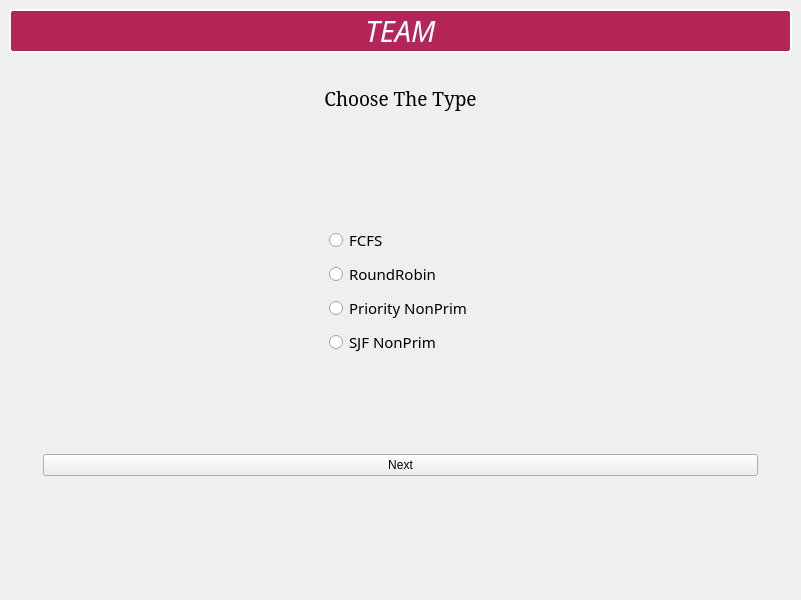
<?xml version="1.0" encoding="UTF-8"?>
<ui version="4.0">
 <class>MainWindow</class>
 <widget class="QMainWindow" name="MainWindow">
  <property name="geometry">
   <rect>
    <x>0</x>
    <y>0</y>
    <width>801</width>
    <height>600</height>
   </rect>
  </property>
  <property name="windowTitle">
   <string>MainWindow</string>
  </property>
  <property name="styleSheet">
   <string notr="true"/>
  </property>
  <widget class="QWidget" name="centralwidget">
   <layout class="QVBoxLayout" name="verticalLayout_2">
    <item>
     <widget class="QLabel" name="label">
      <property name="font">
       <font>
        <family>Bell MT</family>
        <pointsize>22</pointsize>
        <weight>50</weight>
        <italic>true</italic>
        <bold>false</bold>
       </font>
      </property>
      <property name="styleSheet">
       <string notr="true">background-color:  rgb(180, 38, 88);
color : rgb(255, 255, 255);
border: 2px solid white;
 border-radius: 4px;</string>
      </property>
      <property name="frameShape">
       <enum>QFrame::NoFrame</enum>
      </property>
      <property name="text">
       <string>TEAM</string>
      </property>
      <property name="textFormat">
       <enum>Qt::AutoText</enum>
      </property>
      <property name="alignment">
       <set>Qt::AlignCenter</set>
      </property>
      <property name="wordWrap">
       <bool>false</bool>
      </property>
      <property name="margin">
       <number>22</number>
      </property>
     </widget>
    </item>
    <item>
     <widget class="QStackedWidget" name="tabs">
      <property name="styleSheet">
       <string notr="true">backgound-color : rgb(222, 0, 0);</string>
      </property>
      <property name="currentIndex">
       <number>0</number>
      </property>
      <widget class="QWidget" name="ChooseType">
       <property name="styleSheet">
        <string notr="true"/>
       </property>
       <layout class="QVBoxLayout" name="verticalLayout_4">
        <property name="spacing">
         <number>0</number>
        </property>
        <item>
         <layout class="QVBoxLayout" name="verticalLayout">
          <property name="spacing">
           <number>0</number>
          </property>
          <property name="leftMargin">
           <number>25</number>
          </property>
          <property name="rightMargin">
           <number>25</number>
          </property>
          <item>
           <widget class="QWidget" name="widget" native="true">
            <property name="sizePolicy">
             <sizepolicy hsizetype="Minimum" vsizetype="Minimum">
              <horstretch>0</horstretch>
              <verstretch>0</verstretch>
             </sizepolicy>
            </property>
            <property name="maximumSize">
             <size>
              <width>762</width>
              <height>60</height>
             </size>
            </property>
            <property name="layoutDirection">
             <enum>Qt::RightToLeft</enum>
            </property>
            <layout class="QHBoxLayout" name="horizontalLayout_10">
             <property name="sizeConstraint">
              <enum>QLayout::SetNoConstraint</enum>
             </property>
             <property name="topMargin">
              <number>9</number>
             </property>
             <item>
              <widget class="QLabel" name="label_2">
               <property name="maximumSize">
                <size>
                 <width>16777215</width>
                 <height>200</height>
                </size>
               </property>
               <property name="font">
                <font>
                 <family>Constantia</family>
                 <pointsize>14</pointsize>
                </font>
               </property>
               <property name="text">
                <string>Choose The Type</string>
               </property>
               <property name="alignment">
                <set>Qt::AlignCenter</set>
               </property>
              </widget>
             </item>
            </layout>
           </widget>
          </item>
          <item alignment="Qt::AlignHCenter|Qt::AlignVCenter">
           <widget class="QWidget" name="widget_2" native="true">
            <property name="sizePolicy">
             <sizepolicy hsizetype="Preferred" vsizetype="Preferred">
              <horstretch>0</horstretch>
              <verstretch>0</verstretch>
             </sizepolicy>
            </property>
            <property name="minimumSize">
             <size>
              <width>20</width>
              <height>0</height>
             </size>
            </property>
            <property name="maximumSize">
             <size>
              <width>200</width>
              <height>200</height>
             </size>
            </property>
            <property name="styleSheet">
             <string notr="true">qproperty-alignment: 'AlignVCenter | AlignHCenter';
 qproperty-wordWrap: true;</string>
            </property>
            <layout class="QVBoxLayout" name="verticalLayout_6">
             <item>
              <widget class="QRadioButton" name="FCFS">
               <property name="sizePolicy">
                <sizepolicy hsizetype="Maximum" vsizetype="Maximum">
                 <horstretch>0</horstretch>
                 <verstretch>0</verstretch>
                </sizepolicy>
               </property>
               <property name="minimumSize">
                <size>
                 <width>0</width>
                 <height>0</height>
                </size>
               </property>
               <property name="maximumSize">
                <size>
                 <width>16777215</width>
                 <height>30</height>
                </size>
               </property>
               <property name="font">
                <font>
                 <family>Bell MT</family>
                 <pointsize>11</pointsize>
                </font>
               </property>
               <property name="styleSheet">
                <string notr="true">qproperty-alignment: 'AlignVCenter | AlignLeft';</string>
               </property>
               <property name="text">
                <string>FCFS</string>
               </property>
               <property name="iconSize">
                <size>
                 <width>25</width>
                 <height>25</height>
                </size>
               </property>
              </widget>
             </item>
             <item>
              <widget class="QRadioButton" name="RoundRobin">
               <property name="font">
                <font>
                 <family>Bell MT</family>
                 <pointsize>11</pointsize>
                 <weight>50</weight>
                 <bold>false</bold>
                </font>
               </property>
               <property name="text">
                <string>RoundRobin</string>
               </property>
               <property name="iconSize">
                <size>
                 <width>25</width>
                 <height>25</height>
                </size>
               </property>
              </widget>
             </item>
             <item>
              <widget class="QRadioButton" name="PriorityNone">
               <property name="font">
                <font>
                 <family>Bell MT</family>
                 <pointsize>11</pointsize>
                </font>
               </property>
               <property name="text">
                <string>Priority NonPrim</string>
               </property>
              </widget>
             </item>
             <item>
              <widget class="QRadioButton" name="SJF_Non">
               <property name="font">
                <font>
                 <family>Bell MT</family>
                 <pointsize>11</pointsize>
                </font>
               </property>
               <property name="text">
                <string>SJF NonPrim</string>
               </property>
              </widget>
             </item>
            </layout>
           </widget>
          </item>
          <item>
           <widget class="QPushButton" name="ToIndex_1">
            <property name="minimumSize">
             <size>
              <width>0</width>
              <height>20</height>
             </size>
            </property>
            <property name="text">
             <string>Next</string>
            </property>
            <property name="iconSize">
             <size>
              <width>16</width>
              <height>20</height>
             </size>
            </property>
           </widget>
          </item>
         </layout>
        </item>
       </layout>
      </widget>
      <widget class="QWidget" name="Input">
       <property name="styleSheet">
        <string notr="true"/>
       </property>
       <layout class="QHBoxLayout" name="horizontalLayout_9">
        <item>
         <layout class="QFormLayout" name="formLayout_2">
          <property name="sizeConstraint">
           <enum>QLayout::SetMinAndMaxSize</enum>
          </property>
          <property name="rowWrapPolicy">
           <enum>QFormLayout::DontWrapRows</enum>
          </property>
          <property name="labelAlignment">
           <set>Qt::AlignCenter</set>
          </property>
          <property name="formAlignment">
           <set>Qt::AlignCenter</set>
          </property>
          <property name="horizontalSpacing">
           <number>0</number>
          </property>
          <property name="verticalSpacing">
           <number>0</number>
          </property>
          <item row="0" column="0" colspan="2">
           <layout class="QVBoxLayout" name="verticalLayout_5">
            <item>
             <layout class="QHBoxLayout" name="horizontalLayout_Pro_Name">
              <property name="rightMargin">
               <number>20</number>
              </property>
              <item>
               <widget class="QLabel" name="label_4">
                <property name="sizePolicy">
                 <sizepolicy hsizetype="Fixed" vsizetype="Fixed">
                  <horstretch>0</horstretch>
                  <verstretch>0</verstretch>
                 </sizepolicy>
                </property>
                <property name="minimumSize">
                 <size>
                  <width>150</width>
                  <height>0</height>
                 </size>
                </property>
                <property name="maximumSize">
                 <size>
                  <width>5000</width>
                  <height>16777215</height>
                 </size>
                </property>
                <property name="sizeIncrement">
                 <size>
                  <width>300</width>
                  <height>0</height>
                 </size>
                </property>
                <property name="font">
                 <font>
                  <family>Bell MT</family>
                  <pointsize>11</pointsize>
                  <weight>75</weight>
                  <bold>true</bold>
                 </font>
                </property>
                <property name="text">
                 <string>Process Name</string>
                </property>
                <property name="alignment">
                 <set>Qt::AlignCenter</set>
                </property>
                <property name="margin">
                 <number>15</number>
                </property>
               </widget>
              </item>
              <item>
               <widget class="QLineEdit" name="line_Proc_Name">
                <property name="sizePolicy">
                 <sizepolicy hsizetype="MinimumExpanding" vsizetype="Fixed">
                  <horstretch>0</horstretch>
                  <verstretch>0</verstretch>
                 </sizepolicy>
                </property>
                <property name="minimumSize">
                 <size>
                  <width>400</width>
                  <height>0</height>
                 </size>
                </property>
               </widget>
              </item>
             </layout>
            </item>
            <item>
             <layout class="QHBoxLayout" name="horizontalLayout_ArrTime">
              <property name="rightMargin">
               <number>20</number>
              </property>
              <item>
               <widget class="QLabel" name="label_9">
                <property name="sizePolicy">
                 <sizepolicy hsizetype="Fixed" vsizetype="Fixed">
                  <horstretch>0</horstretch>
                  <verstretch>0</verstretch>
                 </sizepolicy>
                </property>
                <property name="minimumSize">
                 <size>
                  <width>150</width>
                  <height>0</height>
                 </size>
                </property>
                <property name="maximumSize">
                 <size>
                  <width>5000</width>
                  <height>16777215</height>
                 </size>
                </property>
                <property name="sizeIncrement">
                 <size>
                  <width>300</width>
                  <height>0</height>
                 </size>
                </property>
                <property name="font">
                 <font>
                  <family>Bell MT</family>
                  <pointsize>11</pointsize>
                  <weight>75</weight>
                  <bold>true</bold>
                 </font>
                </property>
                <property name="text">
                 <string>Arrival Time</string>
                </property>
                <property name="alignment">
                 <set>Qt::AlignCenter</set>
                </property>
                <property name="margin">
                 <number>15</number>
                </property>
               </widget>
              </item>
              <item>
               <widget class="QLineEdit" name="lineArrTime">
                <property name="sizePolicy">
                 <sizepolicy hsizetype="MinimumExpanding" vsizetype="Fixed">
                  <horstretch>0</horstretch>
                  <verstretch>0</verstretch>
                 </sizepolicy>
                </property>
                <property name="minimumSize">
                 <size>
                  <width>400</width>
                  <height>0</height>
                 </size>
                </property>
               </widget>
              </item>
             </layout>
            </item>
            <item>
             <layout class="QHBoxLayout" name="horizontalLayout_TotTime">
              <property name="rightMargin">
               <number>20</number>
              </property>
              <item>
               <widget class="QLabel" name="label_10">
                <property name="sizePolicy">
                 <sizepolicy hsizetype="Fixed" vsizetype="Fixed">
                  <horstretch>0</horstretch>
                  <verstretch>0</verstretch>
                 </sizepolicy>
                </property>
                <property name="minimumSize">
                 <size>
                  <width>150</width>
                  <height>0</height>
                 </size>
                </property>
                <property name="maximumSize">
                 <size>
                  <width>5000</width>
                  <height>16777215</height>
                 </size>
                </property>
                <property name="sizeIncrement">
                 <size>
                  <width>300</width>
                  <height>0</height>
                 </size>
                </property>
                <property name="font">
                 <font>
                  <family>Bell MT</family>
                  <pointsize>11</pointsize>
                  <weight>75</weight>
                  <bold>true</bold>
                 </font>
                </property>
                <property name="text">
                 <string>Burst Time</string>
                </property>
                <property name="alignment">
                 <set>Qt::AlignCenter</set>
                </property>
                <property name="margin">
                 <number>15</number>
                </property>
               </widget>
              </item>
              <item>
               <widget class="QLineEdit" name="lineTotTime">
                <property name="sizePolicy">
                 <sizepolicy hsizetype="MinimumExpanding" vsizetype="Fixed">
                  <horstretch>0</horstretch>
                  <verstretch>0</verstretch>
                 </sizepolicy>
                </property>
                <property name="minimumSize">
                 <size>
                  <width>400</width>
                  <height>0</height>
                 </size>
                </property>
               </widget>
              </item>
             </layout>
            </item>
           </layout>
          </item>
          <item row="1" column="1">
           <widget class="QWidget" name="widget_3" native="true">
            <property name="maximumSize">
             <size>
              <width>16777215</width>
              <height>100</height>
             </size>
            </property>
            <layout class="QVBoxLayout" name="verticalLayout_7">
             <property name="leftMargin">
              <number>40</number>
             </property>
             <property name="topMargin">
              <number>0</number>
             </property>
             <property name="rightMargin">
              <number>40</number>
             </property>
             <property name="bottomMargin">
              <number>10</number>
             </property>
             <item alignment="Qt::AlignRight|Qt::AlignTop">
              <widget class="QWidget" name="widget_4" native="true">
               <property name="enabled">
                <bool>true</bool>
               </property>
               <property name="sizePolicy">
                <sizepolicy hsizetype="Maximum" vsizetype="Maximum">
                 <horstretch>10</horstretch>
                 <verstretch>0</verstretch>
                </sizepolicy>
               </property>
               <property name="minimumSize">
                <size>
                 <width>683</width>
                 <height>50</height>
                </size>
               </property>
               <layout class="QHBoxLayout" name="horizontalLayout_8">
                <property name="spacing">
                 <number>50</number>
                </property>
                <item>
                 <widget class="QWidget" name="widget_5" native="true">
                  <widget class="QWidget" name="layoutWidget">
                   <property name="geometry">
                    <rect>
                     <x>20</x>
                     <y>0</y>
                     <width>201</width>
                     <height>33</height>
                    </rect>
                   </property>
                   <layout class="QHBoxLayout" name="horizontalLayout">
                    <property name="spacing">
                     <number>0</number>
                    </property>
                    <property name="leftMargin">
                     <number>0</number>
                    </property>
                    <item>
                     <widget class="QLabel" name="Dep_Label">
                      <property name="minimumSize">
                       <size>
                        <width>88</width>
                        <height>0</height>
                       </size>
                      </property>
                      <property name="font">
                       <font>
                        <family>Bell MT</family>
                        <pointsize>11</pointsize>
                        <weight>75</weight>
                        <bold>true</bold>
                       </font>
                      </property>
                      <property name="lineWidth">
                       <number>4</number>
                      </property>
                      <property name="text">
                       <string/>
                      </property>
                      <property name="alignment">
                       <set>Qt::AlignCenter</set>
                      </property>
                      <property name="buddy">
                       <cstring>lineEdit_Dep</cstring>
                      </property>
                     </widget>
                    </item>
                    <item>
                     <widget class="QLineEdit" name="lineEdit_Dep"/>
                    </item>
                   </layout>
                  </widget>
                 </widget>
                </item>
                <item>
                 <widget class="QPushButton" name="pushButton_Add">
                  <property name="maximumSize">
                   <size>
                    <width>199</width>
                    <height>16777215</height>
                   </size>
                  </property>
                  <property name="text">
                   <string>Add</string>
                  </property>
                 </widget>
                </item>
               </layout>
              </widget>
             </item>
             <item>
              <widget class="QPushButton" name="pushButton_ToIndex_2">
               <property name="sizePolicy">
                <sizepolicy hsizetype="Minimum" vsizetype="Fixed">
                 <horstretch>0</horstretch>
                 <verstretch>0</verstretch>
                </sizepolicy>
               </property>
               <property name="minimumSize">
                <size>
                 <width>10</width>
                 <height>30</height>
                </size>
               </property>
               <property name="maximumSize">
                <size>
                 <width>16777215</width>
                 <height>16777215</height>
                </size>
               </property>
               <property name="layoutDirection">
                <enum>Qt::LeftToRight</enum>
               </property>
               <property name="styleSheet">
                <string notr="true"/>
               </property>
               <property name="text">
                <string>Finish</string>
               </property>
              </widget>
             </item>
            </layout>
           </widget>
          </item>
         </layout>
        </item>
       </layout>
      </widget>
      <widget class="QWidget" name="ShowGant">
       <property name="autoFillBackground">
        <bool>true</bool>
       </property>
       <property name="styleSheet">
        <string notr="true"/>
       </property>
       <widget class="QWidget" name="layoutWidget">
        <property name="geometry">
         <rect>
          <x>20</x>
          <y>19</y>
          <width>741</width>
          <height>341</height>
         </rect>
        </property>
        <layout class="QGridLayout" name="gridLayout">
         <property name="horizontalSpacing">
          <number>90</number>
         </property>
         <item row="0" column="0" colspan="2">
          <layout class="QHBoxLayout" name="GanttChartLayOut">
           <property name="spacing">
            <number>2</number>
           </property>
          </layout>
         </item>
         <item row="1" column="0">
          <layout class="QVBoxLayout" name="verticalLayout_9">
           <property name="leftMargin">
            <number>15</number>
           </property>
           <property name="rightMargin">
            <number>15</number>
           </property>
           <item>
            <widget class="QLabel" name="label_12">
             <property name="font">
              <font>
               <family>Bell MT</family>
               <pointsize>14</pointsize>
               <weight>75</weight>
               <bold>true</bold>
              </font>
             </property>
             <property name="text">
              <string>Average TurnAroundTime </string>
             </property>
             <property name="alignment">
              <set>Qt::AlignCenter</set>
             </property>
            </widget>
           </item>
           <item>
            <widget class="Line" name="line_3">
             <property name="orientation">
              <enum>Qt::Horizontal</enum>
             </property>
            </widget>
           </item>
           <item>
            <widget class="QLabel" name="label_FillTurnAround">
             <property name="font">
              <font>
               <family>Cambria</family>
               <pointsize>20</pointsize>
               <weight>50</weight>
               <italic>true</italic>
               <bold>false</bold>
              </font>
             </property>
             <property name="styleSheet">
              <string notr="true">color : red;</string>
             </property>
             <property name="text">
              <string/>
             </property>
             <property name="alignment">
              <set>Qt::AlignCenter</set>
             </property>
            </widget>
           </item>
          </layout>
         </item>
         <item row="1" column="1">
          <layout class="QVBoxLayout" name="verticalLayout_8">
           <property name="leftMargin">
            <number>15</number>
           </property>
           <property name="rightMargin">
            <number>15</number>
           </property>
           <item>
            <widget class="QLabel" name="label_11">
             <property name="font">
              <font>
               <family>Bell MT</family>
               <pointsize>14</pointsize>
               <weight>75</weight>
               <bold>true</bold>
              </font>
             </property>
             <property name="text">
              <string>Average WaitingTime </string>
             </property>
             <property name="alignment">
              <set>Qt::AlignCenter</set>
             </property>
            </widget>
           </item>
           <item>
            <widget class="Line" name="line_2">
             <property name="orientation">
              <enum>Qt::Horizontal</enum>
             </property>
            </widget>
           </item>
           <item>
            <widget class="QLabel" name="label_FillWaitingTime">
             <property name="font">
              <font>
               <family>Cambria</family>
               <pointsize>20</pointsize>
               <weight>50</weight>
               <italic>true</italic>
               <bold>false</bold>
              </font>
             </property>
             <property name="styleSheet">
              <string notr="true">color : red;</string>
             </property>
             <property name="text">
              <string/>
             </property>
             <property name="alignment">
              <set>Qt::AlignCenter</set>
             </property>
            </widget>
           </item>
          </layout>
         </item>
        </layout>
       </widget>
      </widget>
     </widget>
    </item>
    <item>
     <widget class="QWidget" name="widget_6" native="true">
      <property name="minimumSize">
       <size>
        <width>0</width>
        <height>100</height>
       </size>
      </property>
      <property name="styleSheet">
       <string notr="true">background-image : url(:/new/prefix1/sh_footer.png);
 background-position: top ;</string>
      </property>
     </widget>
    </item>
   </layout>
  </widget>
 </widget>
 <resources/>
 <connections/>
</ui>
